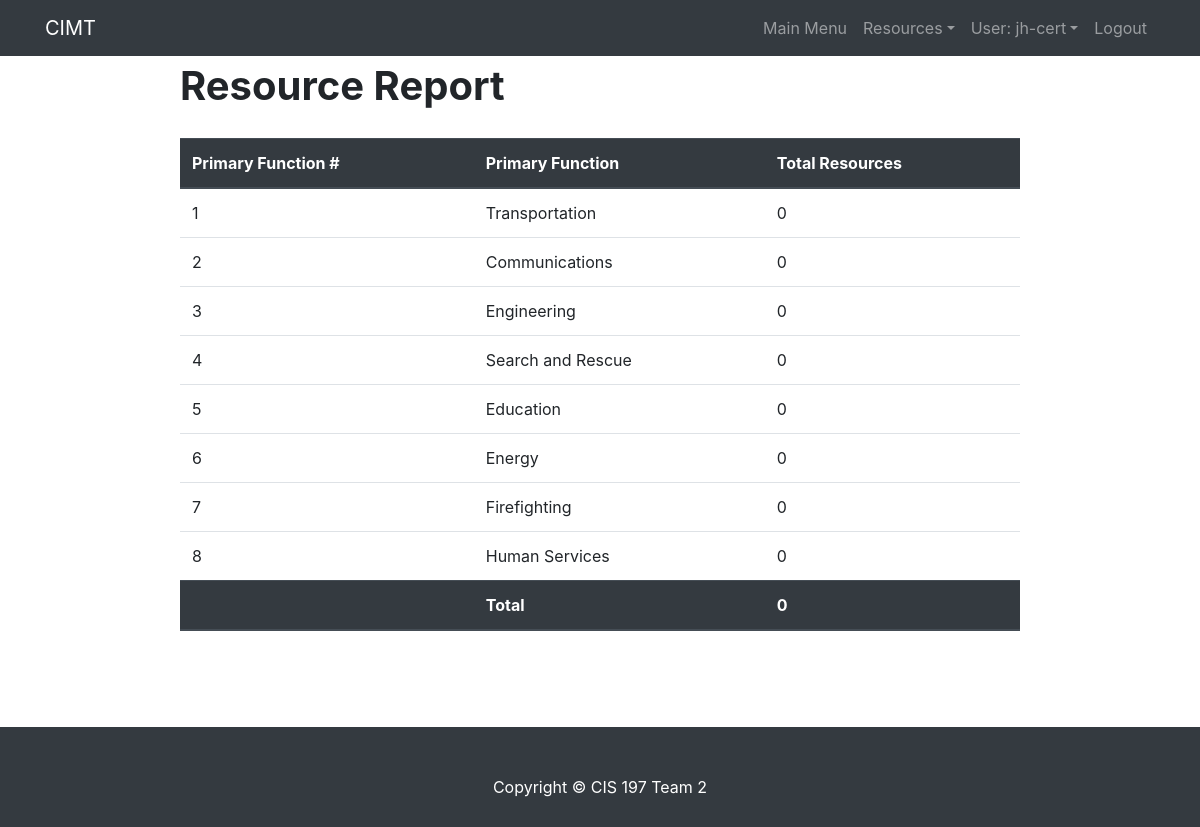
/generate-resource-report.php (signed in), run on the app's committed database.
### tables this page shows
CREATE TABLE `user`(
username varchar(20) Not null,
pass varchar(20) not null,
displayname varchar(20) not null,
PRIMARY KEY (username)
);

CREATE TABLE `resource_function`(
pk_function int(10) unsigned not null auto_increment,
rsc_function varchar(20) Not null,
Primary Key (pk_function)
);

### report.php (the view, shortened to what this page needs)
<?php
require_once('dbconfig.php');
$sql = "SELECT * FROM resource_function";
$result = mysqli_query($con, $sql);
$rowcount=mysqli_num_rows($result);
$sql2 = mysqli_query($con,"SELECT * FROM resources WHERE fk_username='".$_SESSION['user']."' ");
$total = mysqli_num_rows($sql2);
$primary_function = [];
$resourcecount= [];
$rowcounter = 0;
$intresource = array_map('intval', $resourcecount);
for($f=0; $f<=$rowcount;$f++){
	$resource=count(array_keys($intresource, $f));
	array_push($primary_function,$resource);
}
array_shift($primary_function);
while($rows = mysqli_fetch_array($result)){
	echo "<tr id=".$rowcounter."><td>" . $rows['pk_function'] . "</td><td>" . $rows['rsc_function'] . "</td><td>" . $primary_function[$rowcounter] . "</td></tr>";
	$rowcounter++;
}
echo "<thead class='thead-dark'><tr><th></th><th>Total</th><th>".$total."</th></tr></thead>";
?>

### generate-resource-report.php (shortened to what this page needs)
<!DOCTYPE html>
<html lang="en">
<head>
	<?php
	require_once('dbconfig.php');
	?>
  <link href="vendor/bootstrap/css/bootstrap.min.css" rel="stylesheet">
	<link href="css/scrolling-nav.css" rel="stylesheet">
	<link rel="stylesheet" href="css/search.css">
</head>
<body id="page-top">
  <nav class="navbar navbar-expand-lg"></nav>
  <nav class="navbar navbar-expand-lg"></nav>
  <nav class="navbar navbar-expand-lg navbar-dark bg-dark fixed-top" id="mainNav">
    <div class="container">
      <a class="navbar-brand js-scroll-trigger" href="#page-top">CIMT</a>
      <div class="collapse navbar-collapse" id="navbarResponsive">
        <ul class="navbar-nav ml-auto">
			<li class="nav-item">
			<a class="nav-link js-scroll-trigger" href="main.php" method="GET">Main Menu</a>
			</li>
			<li class="nav-item dropdown">
				<a class="nav-link dropdown-toggle" href="#" id="navbarDropdown" role="button" data-toggle="dropdown" aria-haspopup="true" aria-expanded="false">
				Resources</a>
			</li>
			<li class="nav-item dropdown">
				<a class="nav-link dropdown-toggle" href="#" id="navbarDropdown" role="button" data-toggle="dropdown" aria-haspopup="true" aria-expanded="false">
				User: <?php $result = mysqli_query($con,"SELECT * FROM user WHERE username='".$_SESSION['user']."' ");
							$row = mysqli_fetch_array($result);
							$displayname = $row["displayname"];
							echo $displayname;?></a>
				<?php include('user-info.php');?>
			</li>
			<li class="nav-item">
			<a class="nav-link js-scroll-trigger" href="logout.php" method="GET">Logout</a>
			</li>
        </ul>
      </div>
    </div>
  </nav>
 <form id="resultsForm">
		<h1 id="searchTitle">Resource Report <span id="clear" style="float: right" class="glyphicon glyphicon-info-sign"></span></h1>
		<table id="resultsTable" class="table">
			<thead class="thead-dark">
				<tr>
					<th>
						Primary Function #
					</th>
					<th>
						Primary Function
					</th>
					<th>
						Total Resources
					</th>
				</tr>
			</thead>
				<?php include('report.php'); ?>
		</table>
	</form>
  <footer class="py-5 bg-dark">
    <div class="container">
      <p class="m-0 text-center text-white">Copyright &copy; CIS 197 Team 2</p>
    </div>
  </footer>
</body>
</html>

### css/scrolling-nav.css (style rules this page uses)
.dropdown { position: relative; display: inline-block; }

### css/search.css (style rules this page uses)
html { height:100%; }
body { min-height:100%; padding:0; margin:0; position:relative; }
body::after { content:''; display:block; height:100px; }
footer { position:absolute; bottom:0; width:100%; height:100px; }
#resultsForm { padding-top: 30px; padding-right: 80px; padding-bottom: 80px; padding-left: 80px; width:1000px; margin: 0 auto; }
#searchTitle { padding-bottom: 20px; font-weight: bold; }

### data on the page
user: displayname "jh-cert"
resource_function: pk_function "1", rsc_function "Transportation", rowcounter "0"
resource_function: pk_function "2", rsc_function "Communications", rowcounter "0"
resource_function: pk_function "3", rsc_function "Engineering", rowcounter "0"
resource_function: pk_function "4", rsc_function "Search and Rescue", rowcounter "0"
resource_function: pk_function "5", rsc_function "Education", rowcounter "0"
resource_function: pk_function "6", rsc_function "Energy", rowcounter "0"
resource_function: pk_function "7", rsc_function "Firefighting", rowcounter "0"
resource_function: pk_function "8", rsc_function "Human Services", rowcounter "0"

### other printed values
$total "0"
